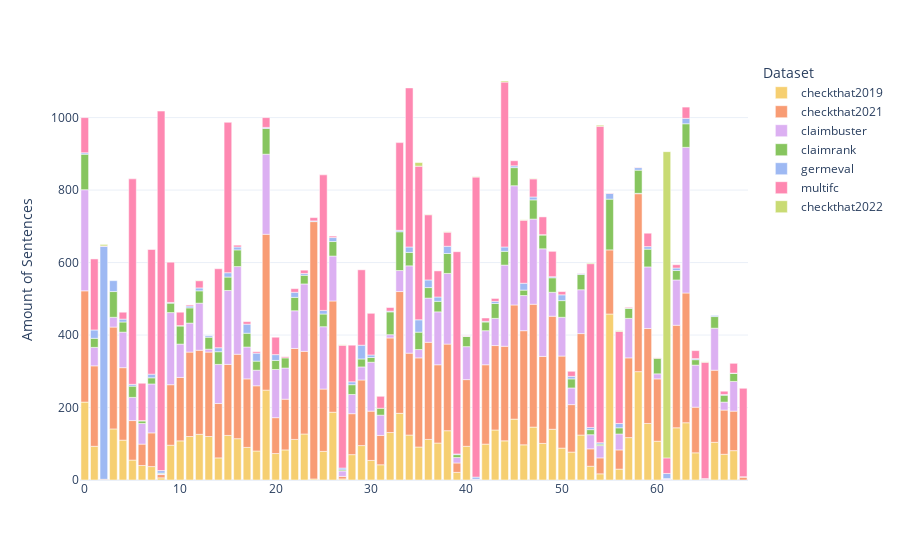
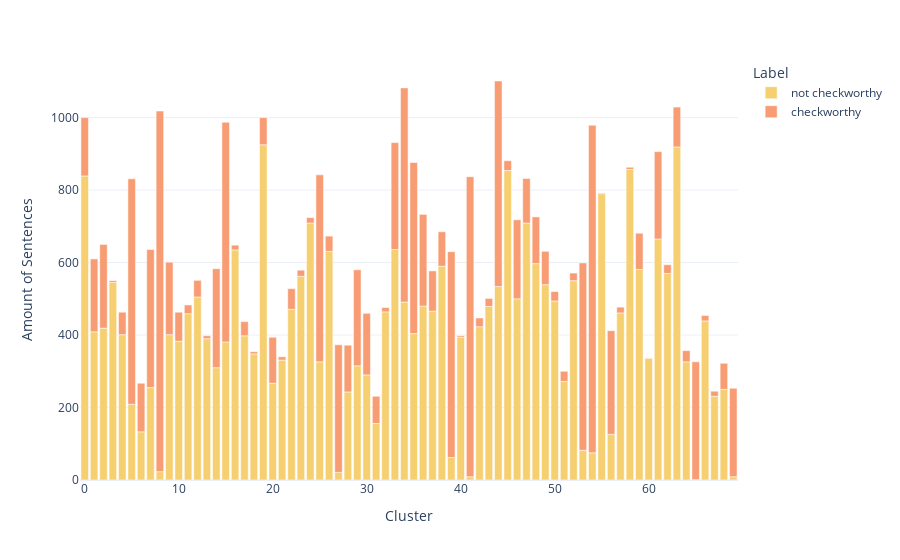

Notebook code cell kept with these figures, in order:
### Code cell
from plotly.subplots import make_subplots
color_scheme = ['rgb(246, 207, 113)',
                'rgb(248, 156, 116)',
                'rgb(220, 176, 242)',
                'rgb(135, 197, 95)',
                'rgb(158, 185, 243)',
                'rgb(254, 136, 177)',
                'rgb(201, 219, 116)',
                'rgb(139, 224, 164)',
                'rgb(180, 151, 231)',
                'rgb(102, 197, 204)',
                'rgb(179, 179, 179)']
dct = {1:'checkworthy', 0:'not checkworthy'}
df_label = df.groupby(['cluster','Label']).size().reset_index().rename(columns={0:'count'})
df_label['Label'] = df_label['Label'].apply(lambda x:dct[x])
df_datasets = df.groupby(['cluster','dataset']).size().reset_index().rename(columns={0:'count'})
fig = make_subplots(rows=2, cols=1)
fig1 = px.bar(df_datasets, 
        x="cluster", 
        y="count", 
        color="dataset", 
        color_discrete_sequence= color_scheme, 
        template="plotly_white",
        orientation='v')
fig1.update_layout({'xaxis_title':''})
fig1.update_layout({'yaxis_title':'Amount of Sentences'})
fig1.update_layout(legend=dict(title="Dataset"))
fig2 = px.bar(df_label, 
        x="cluster", 
        y="count", 
        color="Label", 
        color_discrete_sequence= color_scheme, 
        template="plotly_white",
        orientation='v')
fig2.update_layout(legend=dict(title="Label"))
fig2.update_layout({'xaxis_title':'Cluster'})
fig2.update_layout({'yaxis_title':'Amount of Sentences'})
fig1.show()
fig2.show()

### Figure 1 — Plotly figure (JSON) as saved in the notebook; plotly's stock layout.template omitted (floating-point values rounded to 4 significant figures)
{"data": [{"alignmentgroup": "True", "hovertemplate": "dataset=checkthat2019<br>cluster=%{x}<br>count=%{y}<extra></extra>", "legendgroup": "checkthat2019", "marker": {"color": "rgb(246, 207, 113)", "pattern": {"shape": ""}}, "name": "checkthat2019", "offsetgroup": "checkthat2019", "orientation": "v", "showlegend": true, "textposition": "auto", "type": "bar", "x": [0, 1, 3, 4, 5, 6, 7, 8, 9, 10, 11, 12, 13, 14, 15, 16, 17, 18, 19, 20, 21, 22, 23, 24, 25, 26, 27, 28, 29, 30, 31, 32, 33, 34, 35, 36, 37, 38, 39, 40, 41, 42, 43, 44, 45, 46, 47, 48, 49, 50, 51, 52, 53, 54, 55, 56, 57, 58, 59, 60, 62, 63, 64, 66, 67, 68], "xaxis": "x", "y": [215, 93, 141, 110, 55, 40, 37, 6, 96, 108, 120, 126, 120, 61, 123, 114, 90, 80, 248, 73, 83, 112, 127, 3, 79, 187, 3, 70, 95, 54, 42, 131, 184, 124, 91, 112, 102, 136, 21, 93, 1, 99, 138, 108, 168, 97, 146, 101, 140, 88, 77, 124, 38, 17, 458, 30, 117, 299, 156, 107, 144, 158, 75, 104, 71, 81], "yaxis": "y"}, {"alignmentgroup": "True", "hovertemplate": "dataset=checkthat2021<br>cluster=%{x}<br>count=%{y}<extra></extra>", "legendgroup": "checkthat2021", "marker": {"color": "rgb(248, 156, 116)", "pattern": {"shape": ""}}, "name": "checkthat2021", "offsetgroup": "checkthat2021", "orientation": "v", "showlegend": true, "textposition": "auto", "type": "bar", "x": [0, 1, 2, 3, 4, 5, 6, 7, 8, 9, 10, 11, 12, 13, 14, 15, 16, 17, 18, 19, 20, 21, 22, 23, 24, 25, 26, 27, 28, 29, 30, 31, 32, 33, 34, 35, 36, 37, 38, 39, 40, 41, 42, 43, 44, 45, 46, 47, 48, 49, 50, 51, 52, 53, 54, 55, 56, 57, 58, 59, 60, 61, 62, 63, 64, 65, 66, 67, 68, 69], "xaxis": "x", "y": [307, 222, 2, 281, 200, 109, 59, 93, 9, 167, 175, 233, 232, 233, 150, 196, 233, 189, 180, 430, 99, 140, 251, 228, 710, 172, 307, 7, 113, 181, 136, 81, 261, 336, 226, 246, 268, 216, 239, 26, 184, 1, 219, 233, 261, 315, 315, 339, 240, 312, 254, 131, 280, 48, 44, 177, 53, 220, 491, 262, 172, 1, 283, 358, 126, 2, 199, 122, 109, 8], "yaxis": "y"}, {"alignmentgroup": "True", "hovertemplate": "dataset=claimbuster<br>cluster=%{x}<br>count=%{y}<extra></extra>", "legendgroup": "claimbuster", "marker": {"color": "rgb(220, 176, 242)", "pattern": {"shape": ""}}, "name": "claimbuster", "offsetgroup": "claimbuster", "orientation": "v", "showlegend": true, "textposition": "auto", "type": "bar", "x": [0, 1, 3, 4, 5, 6, 7, 8, 9, 10, 11, 12, 13, 14, 15, 16, 17, 18, 19, 20, 21, 22, 23, 25, 26, 27, 28, 29, 30, 31, 32, 33, 34, 35, 36, 37, 38, 39, 40, 42, 43, 44, 45, 46, 47, 48, 49, 50, 51, 52, 53, 54, 56, 57, 58, 59, 60, 61, 62, 63, 64, 66, 67, 68], "xaxis": "x", "y": [279, 51, 27, 98, 64, 57, 135, 2, 199, 92, 80, 130, 8, 108, 204, 242, 88, 43, 221, 133, 86, 104, 186, 172, 124, 15, 53, 36, 135, 56, 9, 58, 241, 23, 122, 146, 195, 15, 91, 94, 75, 224, 329, 97, 235, 297, 66, 107, 46, 121, 39, 34, 44, 109, 1, 170, 14, 2, 125, 402, 116, 116, 22, 82], "yaxis": "y"}, {"alignmentgroup": "True", "hovertemplate": "dataset=claimrank<br>cluster=%{x}<br>count=%{y}<extra></extra>", "legendgroup": "claimrank", "marker": {"color": "rgb(135, 197, 95)", "pattern": {"shape": ""}}, "name": "claimrank", "offsetgroup": "claimrank", "orientation": "v", "showlegend": true, "textposition": "auto", "type": "bar", "x": [0, 1, 3, 4, 5, 6, 7, 8, 9, 10, 11, 12, 13, 14, 15, 16, 17, 18, 19, 20, 21, 22, 23, 25, 26, 27, 28, 29, 30, 31, 32, 33, 34, 35, 36, 37, 38, 39, 40, 42, 43, 44, 45, 46, 47, 48, 49, 50, 51, 52, 53, 54, 55, 56, 57, 58, 59, 60, 61, 62, 63, 64, 66, 67, 68], "xaxis": "x", "y": [98, 25, 71, 28, 31, 7, 17, 2, 26, 50, 42, 34, 33, 35, 37, 46, 38, 25, 71, 25, 28, 37, 24, 35, 40, 3, 27, 22, 13, 19, 63, 107, 37, 48, 29, 29, 55, 8, 28, 24, 41, 38, 50, 15, 53, 38, 40, 46, 25, 42, 14, 4, 140, 17, 28, 64, 49, 43, 1, 26, 65, 15, 32, 19, 22], "yaxis": "y"}, {"alignmentgroup": "True", "hovertemplate": "dataset=germeval<br>cluster=%{x}<br>count=%{y}<extra></extra>", "legendgroup": "germeval", "marker": {"color": "rgb(158, 185, 243)", "pattern": {"shape": ""}}, "name": "germeval", "offsetgroup": "germeval", "orientation": "v", "showlegend": true, "textposition": "auto", "type": "bar", "x": [0, 1, 2, 3, 4, 5, 6, 7, 8, 9, 10, 11, 12, 13, 14, 15, 16, 17, 18, 19, 20, 22, 23, 24, 25, 26, 27, 28, 29, 30, 32, 33, 34, 35, 36, 37, 38, 39, 40, 41, 42, 43, 44, 45, 46, 47, 48, 49, 50, 51, 52, 53, 54, 55, 56, 57, 58, 59, 61, 62, 63, 64, 65, 66, 67, 68, 69], "xaxis": "x", "y": [4, 23, 643, 30, 8, 5, 1, 10, 7, 2, 1, 5, 8, 4, 11, 12, 8, 25, 22, 3, 16, 14, 5, 2, 10, 11, 5, 8, 38, 7, 2, 4, 15, 34, 21, 12, 20, 2, 1, 6, 2, 6, 12, 5, 19, 8, 1, 3, 16, 7, 3, 6, 4, 16, 12, 1, 7, 7, 14, 7, 15, 3, 2, 3, 2, 1, 1], "yaxis": "y"}, {"alignmentgroup": "True", "hovertemplate": "dataset=multifc<br>cluster=%{x}<br>count=%{y}<extra></extra>", "legendgroup": "multifc", "marker": {"color": "rgb(254, 136, 177)", "pattern": {"shape": ""}}, "name": "multifc", "offsetgroup": "multifc", "orientation": "v", "showlegend": true, "textposition": "auto", "type": "bar", "x": [0, 1, 2, 4, 5, 6, 7, 8, 9, 10, 11, 12, 14, 15, 16, 17, 18, 19, 20, 21, 22, 23, 24, 25, 26, 27, 28, 29, 30, 31, 32, 33, 34, 35, 36, 37, 38, 39, 40, 41, 42, 43, 44, 45, 46, 47, 48, 49, 50, 51, 52, 53, 54, 55, 56, 57, 58, 59, 60, 61, 62, 63, 64, 65, 67, 68, 69], "xaxis": "x", "y": [97, 196, 1, 19, 567, 103, 344, 992, 111, 37, 3, 20, 218, 415, 5, 7, 4, 27, 48, 3, 10, 9, 9, 374, 4, 339, 101, 208, 115, 33, 10, 242, 439, 424, 180, 72, 39, 558, 1, 828, 9, 8, 455, 14, 174, 50, 49, 70, 9, 14, 1, 452, 873, 1, 254, 2, 1, 37, 1, 43, 9, 31, 22, 321, 9, 27, 244], "yaxis": "y"}, {"alignmentgroup": "True", "hovertemplate": "dataset=checkthat2022<br>cluster=%{x}<br>count=%{y}<extra></extra>", "legendgroup": "checkthat2022", "marker": {"color": "rgb(201, 219, 116)", "pattern": {"shape": ""}}, "name": "checkthat2022", "offsetgroup": "checkthat2022", "orientation": "v", "showlegend": true, "textposition": "auto", "type": "bar", "x": [2, 12, 27, 35, 36, 38, 41, 44, 46, 47, 53, 54, 56, 61, 65], "xaxis": "x", "y": [4, 1, 1, 10, 1, 1, 1, 3, 1, 1, 2, 3, 2, 845, 1], "yaxis": "y"}], "layout": {"barmode": "relative", "legend": {"title": {"text": "Dataset"}, "tracegroupgap": 0}, "margin": {"t": 60}, "xaxis": {"anchor": "y", "domain": [0, 1], "title": {"text": ""}}, "yaxis": {"anchor": "x", "domain": [0, 1], "title": {"text": "Amount of Sentences"}}}}

### Figure 2 — Plotly figure (JSON) as saved in the notebook; plotly's stock layout.template omitted (floating-point values rounded to 4 significant figures)
{"data": [{"alignmentgroup": "True", "hovertemplate": "Label=not checkworthy<br>cluster=%{x}<br>count=%{y}<extra></extra>", "legendgroup": "not checkworthy", "marker": {"color": "rgb(246, 207, 113)", "pattern": {"shape": ""}}, "name": "not checkworthy", "offsetgroup": "not checkworthy", "orientation": "v", "showlegend": true, "textposition": "auto", "type": "bar", "x": [0, 1, 2, 3, 4, 5, 6, 7, 8, 9, 10, 11, 12, 13, 14, 15, 16, 17, 18, 19, 20, 21, 22, 23, 24, 25, 26, 27, 28, 29, 30, 31, 32, 33, 34, 35, 36, 37, 38, 39, 40, 41, 42, 43, 44, 45, 46, 47, 48, 49, 50, 51, 52, 53, 54, 55, 56, 57, 58, 59, 60, 61, 62, 63, 64, 65, 66, 67, 68, 69], "xaxis": "x", "y": [839, 409, 419, 545, 401, 209, 133, 255, 23, 401, 383, 459, 505, 390, 310, 381, 635, 398, 348, 925, 267, 331, 471, 562, 709, 326, 631, 21, 243, 315, 290, 156, 464, 636, 491, 404, 480, 466, 590, 62, 394, 9, 423, 479, 534, 854, 500, 709, 597, 539, 494, 272, 550, 82, 75, 790, 126, 461, 857, 581, 336, 665, 570, 919, 326, 1, 439, 231, 250, 9], "yaxis": "y"}, {"alignmentgroup": "True", "hovertemplate": "Label=checkworthy<br>cluster=%{x}<br>count=%{y}<extra></extra>", "legendgroup": "checkworthy", "marker": {"color": "rgb(248, 156, 116)", "pattern": {"shape": ""}}, "name": "checkworthy", "offsetgroup": "checkworthy", "orientation": "v", "showlegend": true, "textposition": "auto", "type": "bar", "x": [0, 1, 2, 3, 4, 5, 6, 7, 8, 9, 10, 11, 12, 13, 14, 15, 16, 17, 18, 19, 20, 21, 22, 23, 24, 25, 26, 27, 28, 29, 30, 31, 32, 33, 34, 35, 36, 37, 38, 39, 40, 41, 42, 43, 44, 45, 46, 47, 48, 49, 50, 51, 52, 53, 54, 55, 56, 57, 58, 59, 60, 61, 62, 63, 64, 65, 66, 67, 68, 69], "xaxis": "x", "y": [161, 201, 231, 5, 62, 622, 134, 381, 995, 200, 80, 24, 46, 8, 273, 606, 13, 39, 6, 75, 127, 9, 57, 17, 15, 516, 42, 352, 129, 265, 170, 75, 12, 295, 591, 472, 253, 111, 95, 568, 4, 828, 24, 22, 567, 27, 218, 123, 129, 92, 26, 28, 21, 517, 904, 2, 286, 16, 6, 100, 1, 241, 24, 110, 31, 325, 15, 14, 72, 244], "yaxis": "y"}], "layout": {"barmode": "relative", "legend": {"title": {"text": "Label"}, "tracegroupgap": 0}, "margin": {"t": 60}, "xaxis": {"anchor": "y", "domain": [0, 1], "title": {"text": "Cluster"}}, "yaxis": {"anchor": "x", "domain": [0, 1], "title": {"text": "Amount of Sentences"}}}}
